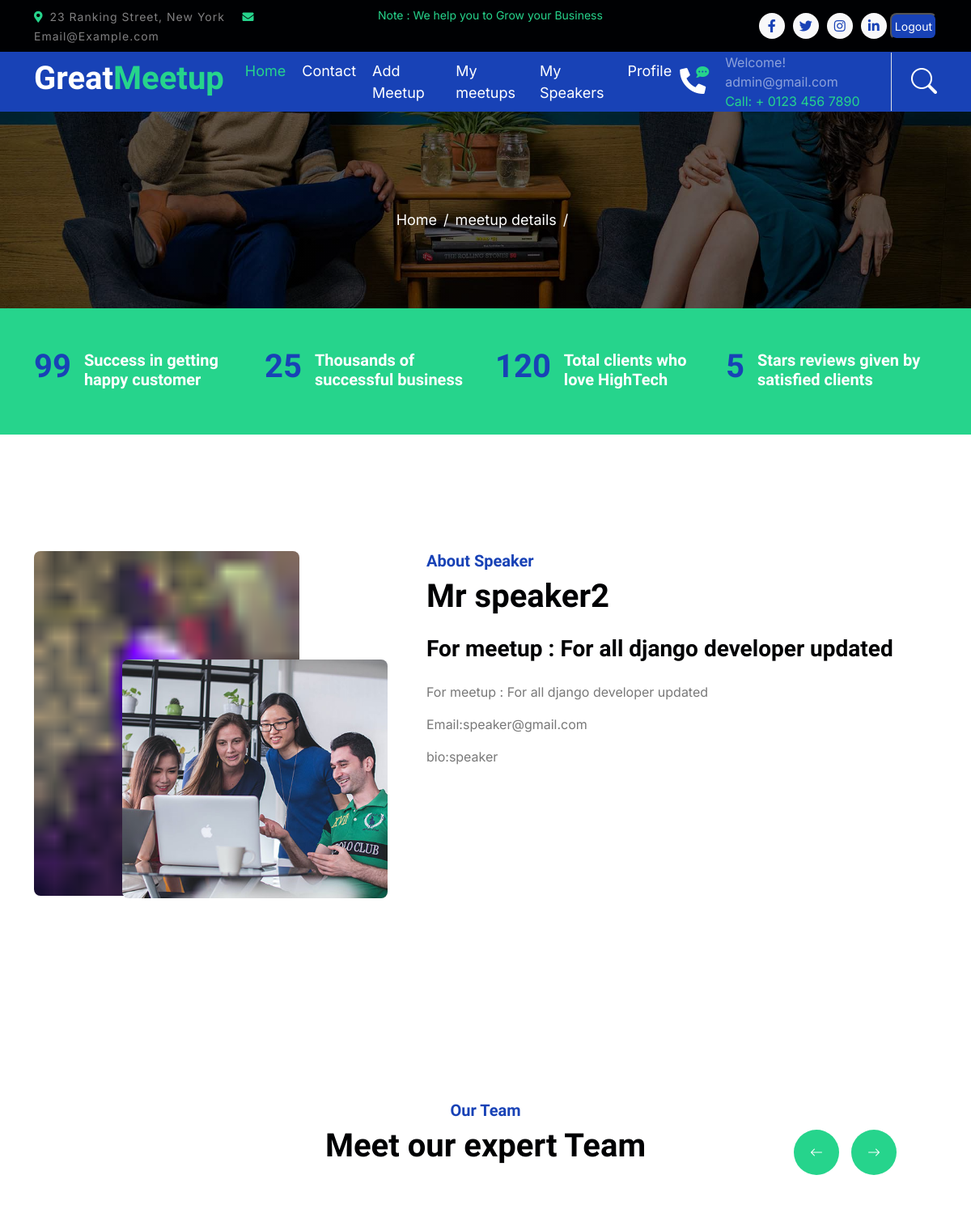
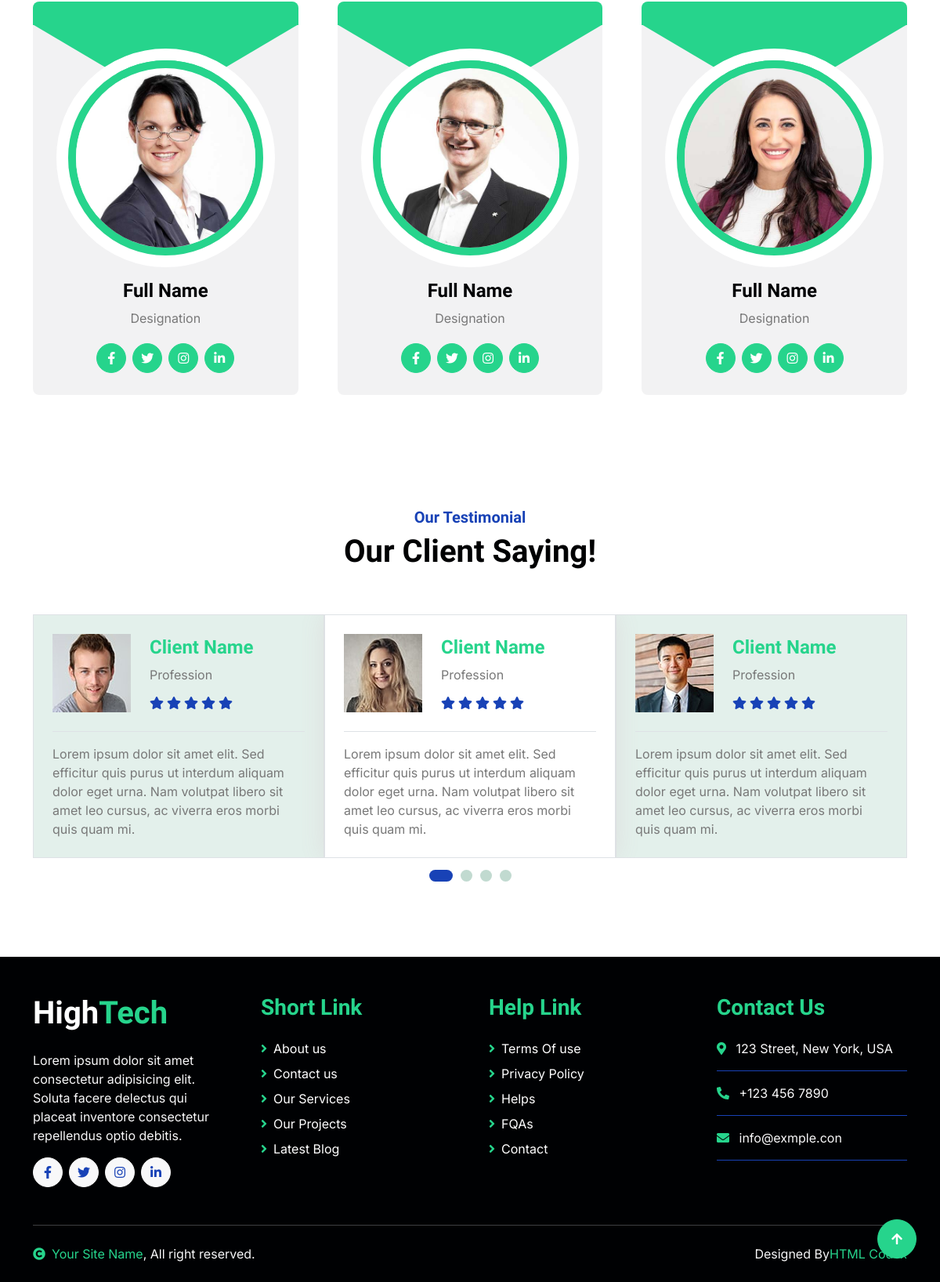
The page /speaker-details/3 (signed in) on the database its author committed (2 pictures, top to bottom).
### meetup/models.py (models this page shows, shortened)
class myUser(AbstractUser):
    name=models.CharField(max_length=200, null=True)
    email=models.EmailField(unique=True, null=True)
    image=models.ImageField(null=True, upload_to='user_image')
    phone=models.CharField(max_length=20, null=True)
    dob=models.DateField(null=True, blank=True)
    REQUIRED_FIELDS=[]
    USERNAME_FIELD = 'email'

class Speaker(models.Model):
    user=models.ForeignKey(myUser, on_delete=models.CASCADE, null=True, blank=True)
    name=models.CharField(max_length=200, null=True)
    email=models.EmailField( null=True, blank=True)
    meetup_name=models.CharField(max_length=200, null=True)
    image=models.ImageField(upload_to='speaker_image')
    bio=models.TextField(null=True, blank=True)

### meetup/views.py (the view)
# urls.py: path('speaker-details/<int:id>', views.speakerDetails, name='speaker-details'),
@login_required(login_url='login')
def speakerDetails(request, id):
    speaker=Speaker.objects.get(pk=id)
    return render(request, 'meetup/speaker_details.html', {'speaker':speaker})

### meetup/templates/meetup/speaker_details.html (shortened to what this page needs)
{% extends 'meetup/main.html'%}
{%load static%}
{%block slider%}
<div class="container-fluid page-header py-5">
    <div class="container text-center py-5">
        <nav aria-label="breadcrumb animated slideInDown">
            <ol class="breadcrumb justify-content-center mb-0">
                <li class="breadcrumb-item"><a href="#">Home</a></li>
                <li class="breadcrumb-item"><a href="#">meetup details</a></li>
                <li class="breadcrumb-item" aria-current="page">{{meetup.title}}</li>
            </ol>
        </nav>
    </div>
</div>
{%endblock%}
{%block about%}
<div class="container-fluid py-5 my-5">
    <div class="container pt-5">
        <div class="row g-5">
            <div class="col-lg-5 col-md-6 col-sm-12 wow fadeIn" data-wow-delay=".3s">
                <div class="h-100 position-relative">
                    <div class="position-absolute w-75" style="top: 25%; left: 25%;">
                        <img src="img/about-2.jpg" class="img-fluid w-100 rounded" alt="">
                    </div>
                </div>
            </div>
            <div class="col-lg-7 col-md-6 col-sm-12 wow fadeIn" data-wow-delay=".5s">
                <h5 class="text-primary">About Speaker</h5>
                <h1 class="mb-4">{{speaker.name}}</h1>
                <h3 class="mb-4">For meetup : {{speaker.meetup_name}}</h3>
                <p>For meetup : {{speaker.meetup_name}}</p>
                    <p>Email:{{speaker.email}}</p>
                    <p>bio:{{speaker.bio}}</p>
            </div>
        </div>
    </div>
</div>
{%endblock%}

### meetup/templates/meetup/header.html (shortened to what this page needs)
   <div class="container-fluid bg-dark py-2 d-none d-md-flex">
    <div class="container">
        <div class="d-flex justify-content-between topbar">
            <div class="top-info">
                <small class="me-3 text-white-50"><a href="#"><i class="fas fa-map-marker-alt me-2 text-secondary"></i></a>23 Ranking Street, New York</small>
                <small class="me-3 text-white-50"><a href="#"><i class="fas fa-envelope me-2 text-secondary"></i></a>Email@Example.com</small>
            </div>
            <div id="note" class="text-secondary d-none d-xl-flex"><small>Note : We help you to Grow your Business</small></div>
            <div class="top-link">
                <a href="" class="bg-light nav-fill btn btn-sm-square rounded-circle"><i class="fab fa-facebook-f text-primary"></i></a>
                <a href="" class="bg-light nav-fill btn btn-sm-square rounded-circle"><i class="fab fa-twitter text-primary"></i></a>
                <a href="" class="bg-light nav-fill btn btn-sm-square rounded-circle"><i class="fab fa-instagram text-primary"></i></a>
                <a href="" class="bg-light nav-fill btn btn-sm-square rounded-circle me-0"><i class="fab fa-linkedin-in text-primary"></i></a>
                {%if request.user.is_authenticated%}
                <form method="POST" action="{% url 'logout'%}">
                    <button type="submit" class="bg-primary rounded btn-sm px-1 ms-1 text-white">Logout</button>
                    </form>
                    {%endif%}
            </div>
        </div>
    </div>
</div>
<div class="container-fluid bg-primary">
    <div class="container">
        <nav class="navbar navbar-dark navbar-expand-lg py-0">
            <a href="{%url 'meetups'%}" class="navbar-brand">
                <h1 class="text-white fw-bold d-block">Great<span class="text-secondary">Meetup</span> </h1>
            </a>
            <div class="collapse navbar-collapse bg-transparent" id="navbarCollapse">
                <div class="navbar-nav ms-auto mx-xl-auto p-0">
                    <a href="{%url 'meetups'%}" class="nav-item nav-link active text-secondary">Home</a>
                    <a href="{%url 'contact'%}" class="nav-item nav-link">Contact</a>
                {%if request.user.is_authenticated%}
                    <a href="{%url 'meetup-create' %}" class="nav-item nav-link">Add Meetup</a>
                    <a href="{%url 'user-meetup'%}" class="nav-item nav-link">My meetups</a>
                    <a href="{%url 'user-speaker'%}" class="nav-item nav-link">My Speakers</a>
                    <a href="{%url 'user-profile'%}" class="nav-item nav-link">Profile</a>
                    {%else%}
                    <a href="{%url 'login'%}" class="nav-item nav-link">Login</a>
                    <a href="{%url 'register'%}" class="nav-item nav-link">Register</a>
                    <a href="{%url 'meetup-create'%}" class="nav-item nav-link">Add Meetup</a>
                {%endif%}
                </div>
            </div>
            <div class="d-none d-xl-flex flex-shirink-0">
                <div id="phone-tada" class="d-flex align-items-center justify-content-center me-4">
                    <a href="" class="position-relative animated tada infinite">
                        <i class="fa fa-phone-alt text-white fa-2x"></i>
                        <div class="position-absolute" style="top: -7px; left: 20px;">
                            <span><i class="fa fa-comment-dots text-secondary"></i></span>
                        </div>
                    </a>
                </div>
                <div class="d-flex flex-column pe-4 border-end">
                    {% if request.user.is_authenticated%}
                    <span class="text-white-50">Welcome! {{request.user}}</span>
                    {%endif%}
                    <span class="text-secondary">Call: + 0123 456 7890</span>
                </div>
                <div class="d-flex align-items-center justify-content-center ms-4 ">
                    <a href="#"><i class="bi bi-search text-white fa-2x"></i> </a>
                </div>
            </div>
        </nav>
    </div>
</div>

### meetup/static/meetup/css/style.css (style rules this page uses)
.btn { font-weight: 600; transition: .5s; }
.btn-sm-square { width: 32px; height: 32px; }
.btn-square, .btn-sm-square, .btn-md-square, .btn-lg-square { padding: 0; display: flex; align-items: center; justify-content: center; font-weight: normal; }
.topbar .top-info { letter-spacing: 1px; }
.topbar .top-link { display: flex; align-items: center; justify-content: center; }
.topbar .top-link a { margin-right: 10px; }
#note { width: 500px; overflow: hidden; }
#note small { position: relative; display: inline-block; animation: mymove 5s infinite; animation-timing-function: all; }
.navbar .navbar-nav { padding: 15px 0; }
.navbar .navbar-nav .nav-link { padding: 10px; color: var(--bs-white); font-size: 18px; outline: none; }
.navbar .navbar-nav .nav-link:hover, .navbar .navbar-nav .nav-link.active { color: var(--bs-secondary) !important; }
.page-header { background: linear-gradient(rgba(0, 0, 0, .6), rgba(0, 0, 0, .6)), url(../img/carousel-1.jpg) center center no-repeat; background-size: cover; }
.page-header .breadcrumb-item+.breadcrumb-item::before { color: var(--bs-white); }
.page-header .breadcrumb-item, .page-header .breadcrumb-item a { font-size: 18px; color: var(--bs-white); }

### rows shown on the page
myUser: user "admin@gmail.com"
Speaker: name "Mr speaker2", meetup_name "For all django developer updated", email "speaker@gmail.com", bio "speaker"
